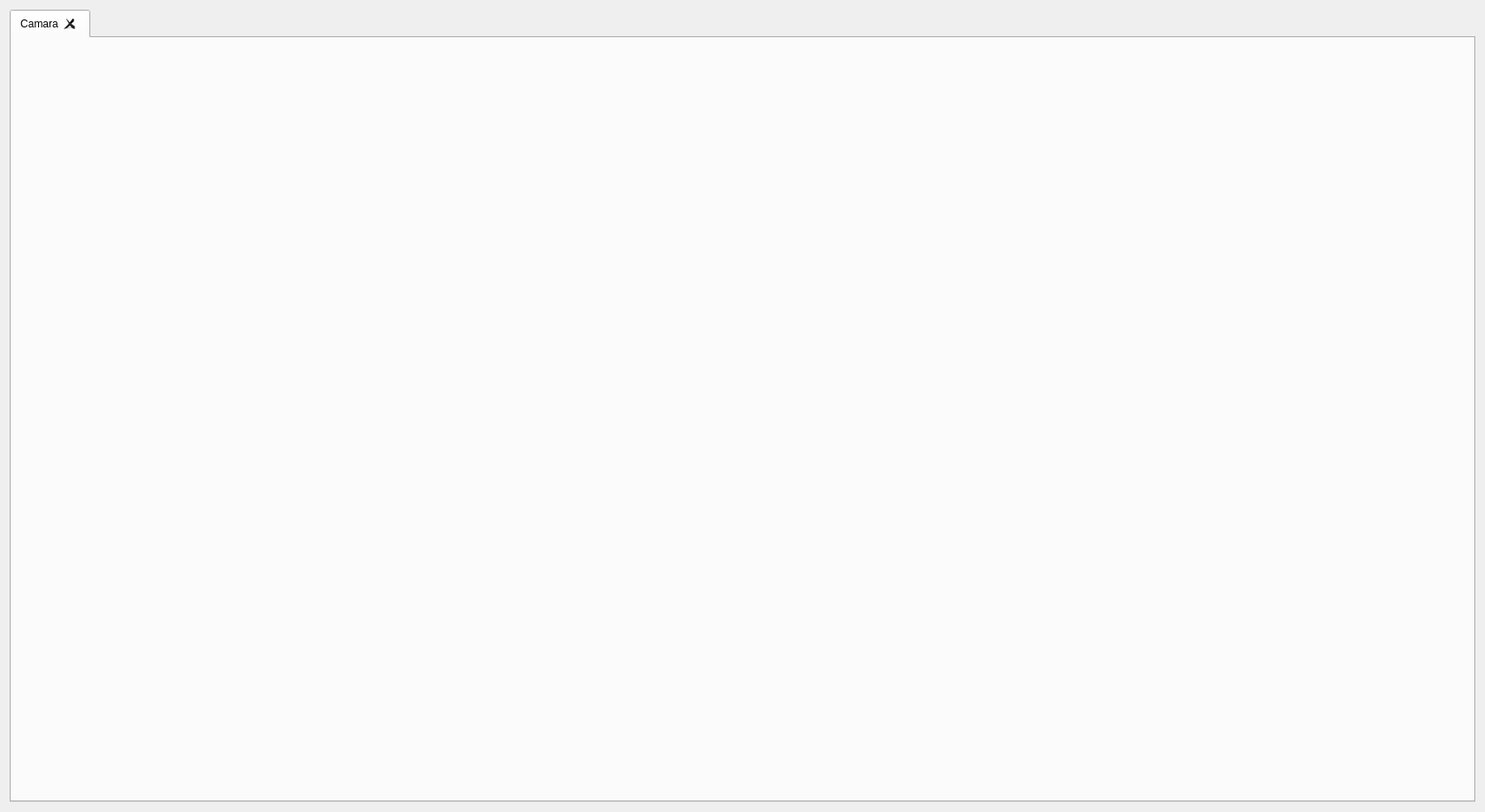
<?xml version="1.0" encoding="UTF-8"?>
<ui version="4.0">
 <class>FormViewCamera</class>
 <widget class="QWidget" name="FormViewCamera">
  <property name="geometry">
   <rect>
    <x>0</x>
    <y>0</y>
    <width>1678</width>
    <height>918</height>
   </rect>
  </property>
  <property name="windowTitle">
   <string>View Camara</string>
  </property>
  <layout class="QGridLayout" name="gridLayout">
   <item row="0" column="0">
    <widget class="QTabWidget" name="tab_container">
     <property name="currentIndex">
      <number>0</number>
     </property>
     <property name="tabsClosable">
      <bool>true</bool>
     </property>
     <widget class="QWidget" name="tabCamara">
      <attribute name="title">
       <string>Camara</string>
      </attribute>
      <layout class="QGridLayout" name="gridLayout_3">
       <item row="0" column="0">
        <widget class="QLabel" name="lbl_screen">
         <property name="sizePolicy">
          <sizepolicy hsizetype="Ignored" vsizetype="Ignored">
           <horstretch>0</horstretch>
           <verstretch>0</verstretch>
          </sizepolicy>
         </property>
         <property name="styleSheet">
          <string notr="true"/>
         </property>
         <property name="text">
          <string/>
         </property>
         <property name="scaledContents">
          <bool>false</bool>
         </property>
         <property name="alignment">
          <set>Qt::AlignCenter</set>
         </property>
        </widget>
       </item>
      </layout>
     </widget>
    </widget>
   </item>
  </layout>
 </widget>
 <resources/>
 <connections/>
</ui>
